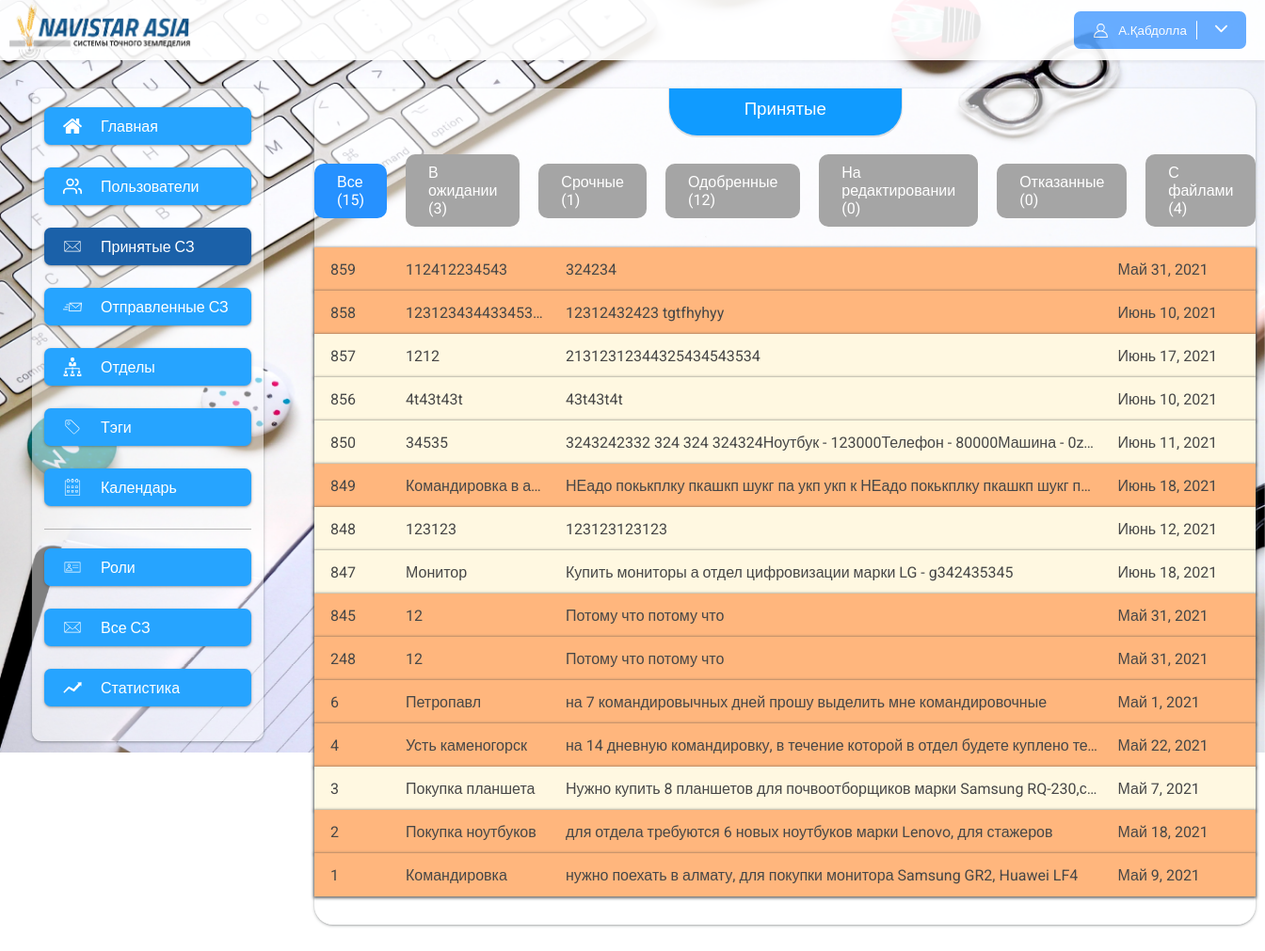
Page /my-notes (signed in) on the committed database.
### app/models.py (models this page shows, shortened)
class NoteUsers(models.Model):
    user = models.ForeignKey(User, on_delete=models.CASCADE, related_name="note")
    note = models.ForeignKey(ServiceNote, on_delete=models.CASCADE, related_name="users")
    index = models.IntegerField(null=True, blank=True)
    comment = models.TextField(null=True, blank=True)
    status = models.CharField(max_length=200,choices=statuses, null=True, blank=True)
    date_create = models.DateTimeField(auto_now=True, null=True, blank=True)
    is_read = models.BooleanField(default=False)
    date_read = models.DateTimeField(null=True, blank=True)
    class Meta:
        verbose_name = "Подписывающий"
        verbose_name_plural = "Подписывающие"

class ServiceNote(models.Model):
    user = models.ForeignKey(User, null=True, blank=True, on_delete=models.CASCADE, related_name="notes")
    number = models.IntegerField(null=True, blank=True)
    title = models.CharField(max_length=120)
    text = models.TextField()
    summa = models.CharField(max_length=200, null=True, blank=True)
    fast = models.BooleanField(default=False)
    date_create = models.DateTimeField(auto_now_add=True)
    date_update = models.DateTimeField(auto_now=True)
    date = models.DateField(null=True, blank=True)
    tags = models.ManyToManyField(Tags, null=True, blank=True, related_name="notes")
    user_index = models.IntegerField(default=1, null=True, blank=True)
    status = models.CharField(max_length=200, choices=statuses, null=True, blank=True)
    class Meta:
        verbose_name = "Служебная записка"
        verbose_name_plural = "Служебные записки"

### app/views.py (the view, shortened to what this page needs)
# urls.py: path("my-notes", my_notes_list, name="my_notes_list"),
@login_required()
def my_notes_list(request):
    notes = NoteUsers.objects.filter(user=request.user).filter(note__user_index__gte=F('index')).order_by('-pk')
    count_all = notes.count()
    count_wait = notes.filter(status=None).count()
    count_fast = notes.filter(status=None).filter(note__fast=True).count()
    count_success = notes.filter(status=success).count()
    count_edit = notes.filter(status=edit).count()
    count_error = notes.filter(status=error).count()
    count_files = notes.filter(~Q(note__files = None)).count()
    return render(request, 'my_notes.html', {"notes": notes,
                                          "count_all": count_all,
                                          "count_wait": count_wait,
                                          "count_fast": count_fast,
                                          "count_success": count_success,
                                          "count_edit": count_edit,
                                          "count_error": count_error,
                                          "count_files": count_files,
                                             })

### app/templatetags/app_tags.py (called while the page is built)
@register.filter(name="htmlToText")
def htmlToText(data):
    if data.startswith("<"):
        text = BS(data)
        return text.get_text()
    else:
        return data

### app/templates/my_notes.html (shortened to what this page needs)
{% extends 'base.html' %}
{% load static %}
{% load app_tags %}
{% block content %}
    <div class="content" style="padding-left:0px; padding-right:0px">
        <h3 class="content_title">
            Принятые
        </h3>
        <div class="note_statuses">
            <a href="{% url 'my_notes_list' %}" class="note_status {% if request.get_full_path == '/my-notes' %}note_status_active{% endif %}">Все ({{ count_all }})</a>
            <a href="?status=wait" class="note_status {% if request.get_full_path == '/my-notes?status=wait' %}note_status_active{% endif %}">В ожидании ({{ count_wait }})</a>
            <a href="?status=fast" class="note_status  {% if request.get_full_path == '/my-notes?status=fast' %}note_status_active{% endif %}">Срочные ({{ count_fast }})</a>
            <a href="?status=success" class="note_status  {% if request.get_full_path == '/my-notes?status=success' %}note_status_active{% endif %}">Одобренные ({{ count_success }})</a>
            <a href="?status=edit" class="note_status  {% if request.get_full_path == '/my-notes?status=edit' %}note_status_active{% endif %}">На редактировании ({{ count_edit }})</a>
            <a href="?status=error" class="note_status  {% if request.get_full_path == '/my-notes?status=error' %}note_status_active{% endif %}">Отказанные ({{ count_error }})</a>
            <a href="?status=files" class="note_status  {% if request.get_full_path == '/my-notes?status=files' %}note_status_active{% endif %}">С файлами ({{ count_files }})</a>
        </div>
        <div class="flex_notes">
        {% for note in notes %}
        <a href="{% url 'my_note_detail' note.note.pk %}" class="flex_note {% if note.note.fast %}fast_note{% endif %}">
            <div class="note_number">{{ note.note.number }}</div>
            <div class="note_title">{{ note.note.title }}</div>
            <div class="note_text">{{ note.note.text|htmlToText }}</div>
            <div class="note_date">{{ note.note.date }}</div>
        </a>
        {% empty %}
        <span class="not_found">Служебные записки не найдены</span>
        {% endfor %}
    </div>
    </div>
{% endblock %}

### app/templates/base.html (shortened to what this page needs)
{% load static %}
<!DOCTYPE html>
<html>
<head>
    <link rel="stylesheet" href="{% static 'css/style.css' %}">
</head>
<body>
<div class="wrapper">
    <div class="header">
        <img src="{% static 'img/navistar.png' %}" height="100%">
        <button class="profile_button">
            {% if request.user.is_authenticated %}
            <img src="{% static 'img/profile.svg' %}" alt="" width="17px" height="17px">
				<span>
					{{ request.user.first_name|slice:"1" }}.{{ request.user.last_name }}
				</span>
            <span style="cursor: pointer" onclick="show_menu()">
                <img src="{% static 'img/arrow.svg' %}" alt="" width="13px" height="13px">
            </span>
            {% else %}
            <span>Войти</span>
            {% endif %}
        </button>
    </div>
    <div class="main">
        {% include 'include/sidebar_menu.html' %}
        {% block content %}
        {% endblock %}
    </div>
</div>
</body>
</html>

### app/static/css/style.css (style rules this page uses)
body { padding:0px; margin:0px; overflow-x:hidden; font-family: 'Roboto', sans-serif; }
a { color: inherit; text-decoration: none; }
.wrapper { width:100%; position: absolute; }
.header { box-shadow: 0px 2px 3px rgba(57, 57, 57, 0.09); height: 64px; background-color: #fff; opacity: .9; display: flex; justify-content: space-between; align-items: center; }
.header img { margin-left: 10px; }
.profile_button { background-color: #58A5FF; border-width: 0px; padding: 10px; color:white; border-radius: 7px; display: flex; margin-right:20px; align-items: center; }
.profile_button img { margin-right:10px; }
.main { display: flex; flex-direction: row; }
.content { flex-grow: 1; padding: 10px; padding-bottom:30px; min-height: 500px; margin:30px 20px; background: rgba(255, 255, 255, 0.5); box-shadow: 0px 4px 4px rgba(204, 204, 204, 0.25); box-shadow: 0 1px 2px 0 rgb(60 64 67 / 30%), 0 1px 3px 1px rgb(60 64 67 / 15%); border-radius: 20px; }
.content_title { padding: 10px 80px; border-bottom-right-radius: 30px; border-bottom-left-radius: 30px; font-family: 'Montserrat', sans-serif; color: #ffffff; width: fit-content; margin: auto; display: block; box-shadow: 0px 1px 0px 1px #78787836; background: #348cfb; background:#77a7ff; background:#109bff; height: 30px; margin-top: -10px; }
.flex_notes { margin-top: 22px; display: flex; flex-direction: column; width: 100%; }
.flex_note { align-items: center; height: 32px; display: flex; color: #474747; box-shadow:0 1px 2px 0 rgb(60 64 67 / 30%), 0 1px 3px 1px rgb(60 64 67 / 65%); background-color: #fff8e1; padding:7px; }
.note_number { padding-left: 10px; margin-right: 20px; width: 60px; }
.note_title { width: 150px; margin-right: 20px; white-space: nowrap; overflow: hidden; text-overflow: ellipsis; }
.note_text { flex-grow: 1; margin-right: 20px; min-width: 0px; width:0px; white-space: nowrap; overflow: hidden; text-overflow: ellipsis; }
.note_date { width: 140px; }
.fast_note { background-color: #ffb67d; }
.note_statuses { display: flex; align-items: center; justify-content: center; }
.note_status { padding: 10px 24px; width: fit-content; background-color: #a5a5a5; border-radius: 10px; margin: 20px; margin-left: 0px; color: white; margin-bottom: 0px; }
.note_status:last-child { margin-right: 0px; }
.note_status_active { background-color: #2691ff; }
h1, h2, h3, h4 { font-family: "Dosis", arial, tahoma, verdana; font-weight: 500; }

### rows in the picture
NoteUsers: note.number "859", note "112412234543", note.text|htmlToText "324234", note "Май 31, 2021"
NoteUsers: note.number "858", note "123123434433453…", note.text|htmlToText "12312432423 tgtfhyhyy", note "Июнь 10, 2021"
NoteUsers: note.number "857", note "1212", note.text|htmlToText "21312312344325434543534", note "Июнь 17, 2021"
NoteUsers: note.number "856", note "4t43t43t", note.text|htmlToText "43t43t4t", note "Июнь 10, 2021"
NoteUsers: note.number "850", note "34535", note.text|htmlToText "3243242332 324 324 324324Ноутбук - 123000Телефон - 80000Машина - 0z…", note "Июнь 11, 2021"
NoteUsers: note.number "849", note "Командировка в а…", note.text|htmlToText "НЕадо покькплку пкашкп шукг па укп укп к НЕадо покькплку пкашкп шукг п…", note "Июнь 18, 2021"
NoteUsers: note.number "848", note "123123", note.text|htmlToText "123123123123", note "Июнь 12, 2021"
NoteUsers: note.number "847", note "Монитор", note.text|htmlToText "Купить мониторы а отдел цифровизации марки LG - g342435345", note "Июнь 18, 2021"
NoteUsers: note.number "845", note "12", note.text|htmlToText "Потому что потому что", note "Май 31, 2021"
NoteUsers: note.number "248", note "12", note.text|htmlToText "Потому что потому что", note "Май 31, 2021"
NoteUsers: note.number "6", note "Петропавл", note.text|htmlToText "на 7 командировычных дней прошу выделить мне командировочные", note "Май 1, 2021"
NoteUsers: note.number "4", note "Усть каменогорск", note.text|htmlToText "на 14 дневную командировку, в течение которой в отдел будете куплено те…", note "Май 22, 2021"
NoteUsers: note.number "3", note "Покупка планшета", note.text|htmlToText "Нужно купить 8 планшетов для почвоотборщиков марки Samsung RQ-230,с…", note "Май 7, 2021"
NoteUsers: note.number "2", note "Покупка ноутбуков", note.text|htmlToText "для отдела требуются 6 новых ноутбуков марки Lenovo, для стажеров", note "Май 18, 2021"
NoteUsers: note.number "1", note "Командировка", note.text|htmlToText "нужно поехать в алмату, для покупки монитора Samsung GR2, Huawei LF4", note "Май 9, 2021"

### other values in the picture
{{ request.user.first_name|slice:"1" }} "А"
{{ request.user.last_name }} "Қабдолла"
{{ count_all }} "15"
{{ count_wait }} "3"
{{ count_fast }} "1"
{{ count_success }} "12"
{{ count_edit }} "0"
{{ count_error }} "0"
{{ count_files }} "4"
